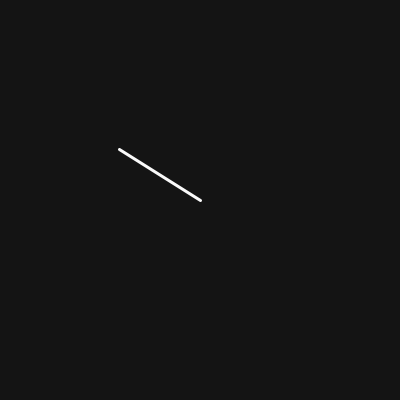
Frame 1 (no input)
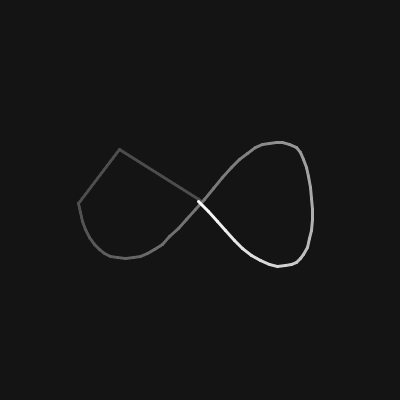
Frame 60 (the mouse pressed at the canvas centre just before this capture)
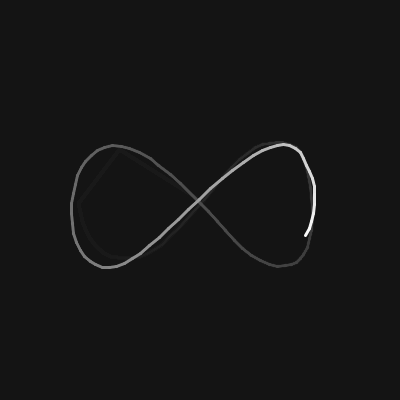
Frame 120 (the mouse held since frame 60 and released just before this capture)

The Processing sketch that drew these frames (run headless with seeded random() and noise(); from frame 60 on, the mouse is pressed at the canvas centre):

// Processing sketch: processing_14479
// ── processing_14479.pde

float xamp, yamp, x, y, px, py;

void setup(){
 size(400, 400);
 smooth();
 xamp = 120;
 yamp = 60;
 background(20);
}

void draw(){
  px = x;
  py = y;
  pushMatrix();
  translate(width/2, height/2);

  float m = (float)millis()/100 + PI;
  //m %= TWO_PI*2;
  x = cos(m/2)*xamp;
  y = sin(m/1)*yamp;
  
  x += (noise(m/4) - 0.5) * 40;
  y += (noise(m/4 - 200) - 0.5) * 40;
  
  stroke(255);
  strokeWeight(3);
  line(px, py, x, y);
  popMatrix();
  velo();
}

void velo(){
  noStroke();
  fill(0, 5);
  rect(0, 0, width, height);
}
